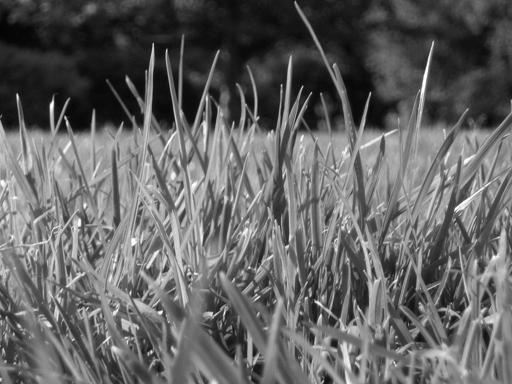
%> input picture assignment2/part1_image_enhancement/images/image1.jpg, 512 x 384 px
$ octave denoise_experiments_q7.m   (GNU Octave 9; MATLAB toolbox functions it lacks are replaced by stand-ins)
%> lines starting %> are read from the running program, lines starting %| are printed output that depends on the picture
### assignment2/part1_image_enhancement/denoise.m
function [ imOut ] = denoise( image, kernel_type, varargin)

varargin = cell2mat(varargin); % Ensure the input are numeric and not cell array type
switch kernel_type
    case 'box'
        imOut = imboxfilt(image, varargin);
    case 'median'
        imOut = medfilt2(image,[varargin varargin]);
    case 'gaussian'
        sigma = varargin(1)
        k = varargin(2) % height as well as width of the kernel
        kernel = gauss2D(sigma, k); % assume that the 1st argument is sigma, the 2nd one the kernel size
        imOut = imfilter(image, kernel);
end
end

### assignment2/part1_image_enhancement/myPSNR.m
function [ PSNR ] = myPSNR( orig_image, approx_image )
orig_image = im2double(orig_image);
approx_image = im2double(approx_image);
m = size(orig_image, 1);
n = size(orig_image, 2);
MSE = ( 1/(m*n) ) * sum((orig_image - approx_image).^2,'all');
Imax = max(orig_image,[],'all');
PSNR = 20 * log10(Imax/sqrt(MSE));
end

### assignment2/part1_image_enhancement/denoise_experiments_q7.m
%    Read original image and a noisy image, and convert them to double-precision float type
orig_im = imread('C:\Users\whitn\OneDrive\Documenten\COMPVISION-GRRRRRRRRR\assignment2\part1_image_enhancement\images\image1.jpg');
%> orig_im is the input picture: size 384x512 uint8; min 0, max 255, mean 99.4
orig_im = im2double(orig_im);
%> orig_im: size 384x512 double
saltpepper = imread('C:\Users\whitn\OneDrive\Documenten\COMPVISION-GRRRRRRRRR\assignment2\part1_image_enhancement\images\image1_saltpepper.jpg');
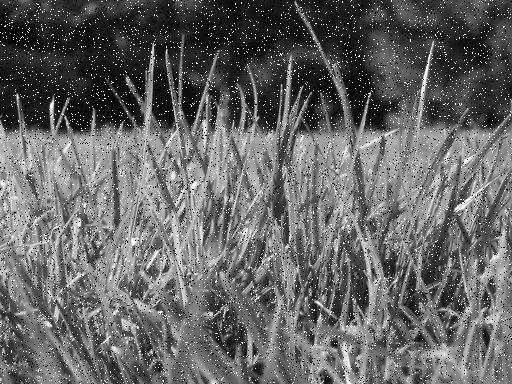
%> input picture assignment2/part1_image_enhancement/images/image1_saltpepper.jpg, 512 x 384 px
%> saltpepper is the input picture: size 384x512 uint8; min 0, max 255, mean 101.7
gaussian = imread('C:\Users\whitn\OneDrive\Documenten\COMPVISION-GRRRRRRRRR\assignment2\part1_image_enhancement\images\image1_gaussian.jpg');
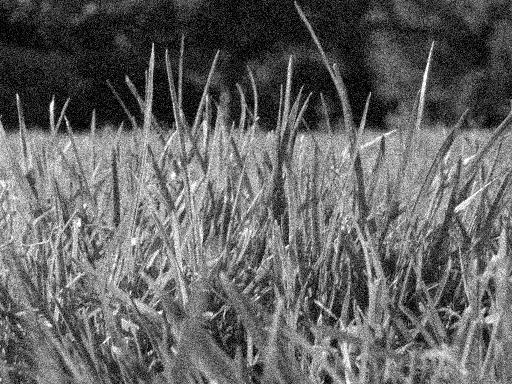
%> input picture assignment2/part1_image_enhancement/images/image1_gaussian.jpg, 512 x 384 px
%> gaussian is the input picture: size 384x512 uint8; min 0, max 255, mean 99.9
im = gaussian; % specific which noisy image we want to play with right now
im = im2double(im);

%   Specificy the type of filter
kernel_type = 'box';
%kernel_type = 'median';
%kernel_type = 'gaussian';

%       If 'gaussian', also specificy sigma
%sigma = 2;

%   Specify kernel size
kernel_size = 7; % k. Size of kernel almong one dimension. We test 3x3, 5x5 and 7x7

%   Apply the denoising algorithm and visualize the denoised image
denoised_im = denoise(im, kernel_type, kernel_size);
%> in denoise, `varargin = cell2mat(varargin);`: varargin = 7
%> in denoise, `imOut = imboxfilt(image, varargin);`:
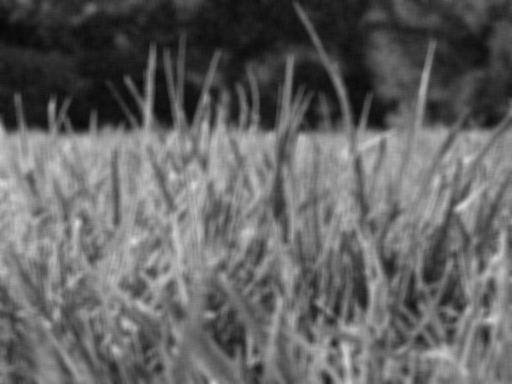
%> imOut: size 384x512 double; min 0.023, max 0.867, mean 0.392
%denoised_im = denoise(im, kernel_type, sigma, kernel_size);

plot(denoised_im), imshow(denoised_im);
%> after `plot(denoised_im)`:
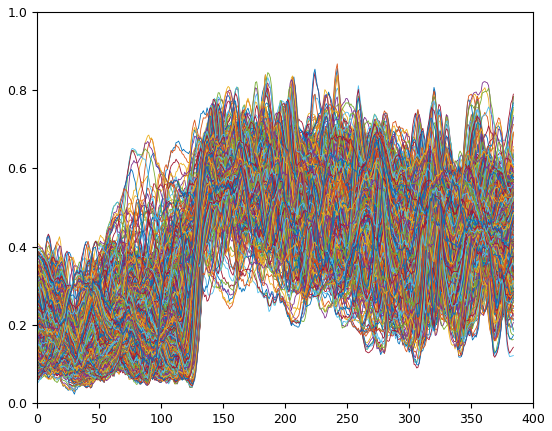
%> figure redrawn from the program's plot data; curve peaks at x = 184, y = 0.838; curve peaks at x = 184, y = 0.84; curve peaks at x = 184, y = 0.839; curve peaks at x = 184, y = 0.816

%   Measure how well the denoising algorithm did
PSNR = myPSNR(orig_im, denoised_im)
%> in myPSNR, `MSE = ( 1/(m*n) ) * sum((orig_image - approx_image).^2,'all');`: MSE = 0.00639
%> in myPSNR, `Imax = max(orig_image,[],'all');`: Imax = 1
%> in myPSNR, `PSNR = 20 * log10(Imax/sqrt(MSE));`: PSNR = 21.94
%> PSNR = 21.94
